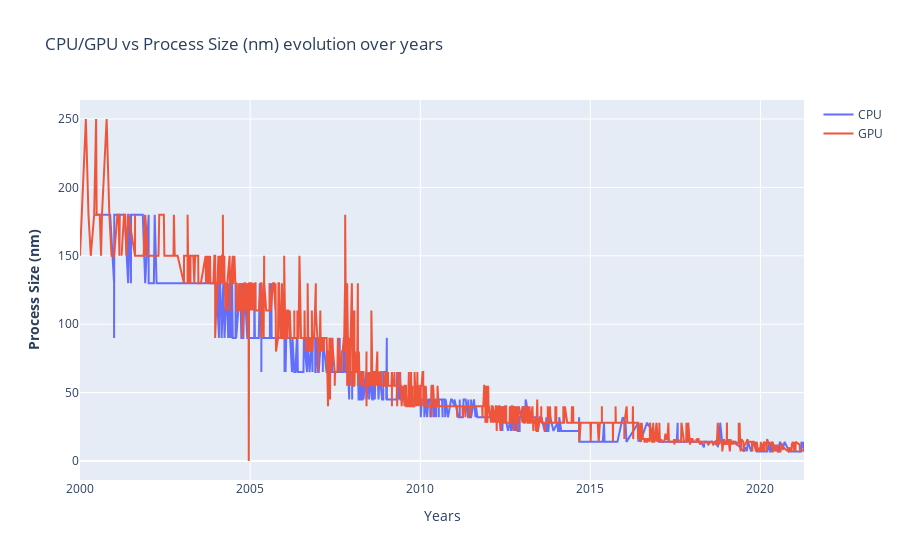

Here is the notebook cell this chart was saved with:
### Markdown cell above
#### Analise Proccess Size

### Code cell
fig = make_subplots()

# Add traces
fig.add_trace(
    go.Scatter(x= df_cpu.index, y=df_cpu["Process Size (nm)"] ,name= "CPU")
)

fig.add_trace(
    go.Scatter(x= df_gpu.index,y= df_gpu["Process Size (nm)"], name= "GPU")
)

# Add figure title
fig.update_layout(
    title_text="CPU/GPU vs Process Size (nm) evolution over years"
)

# Set x-axis title
fig.update_xaxes(title_text="Years")

# Set y-axes titles
fig.update_yaxes(title_text="<b>Process Size (nm)</b>", secondary_y=False)

fig.show()

### Figure 1 — Plotly figure (JSON) as saved in the notebook; plotly's stock layout.template omitted (floating-point values rounded to 4 significant figures; data arrays with more than 128 entries replaced by an {"elided": "..."} marker saying what was removed)
{"data": [{"name": "CPU", "type": "scatter", "x": {"elided": "2115 str values"}, "y": {"elided": "2115 int values"}}, {"name": "GPU", "type": "scatter", "x": {"elided": "2582 str values"}, "y": {"elided": "2582 int values"}}], "layout": {"title": {"text": "CPU/GPU vs Process Size (nm) evolution over years"}, "xaxis": {"anchor": "y", "domain": [0, 1], "title": {"text": "Years"}}, "yaxis": {"anchor": "x", "domain": [0, 1], "title": {"text": "<b>Process Size (nm)</b>"}}}}
